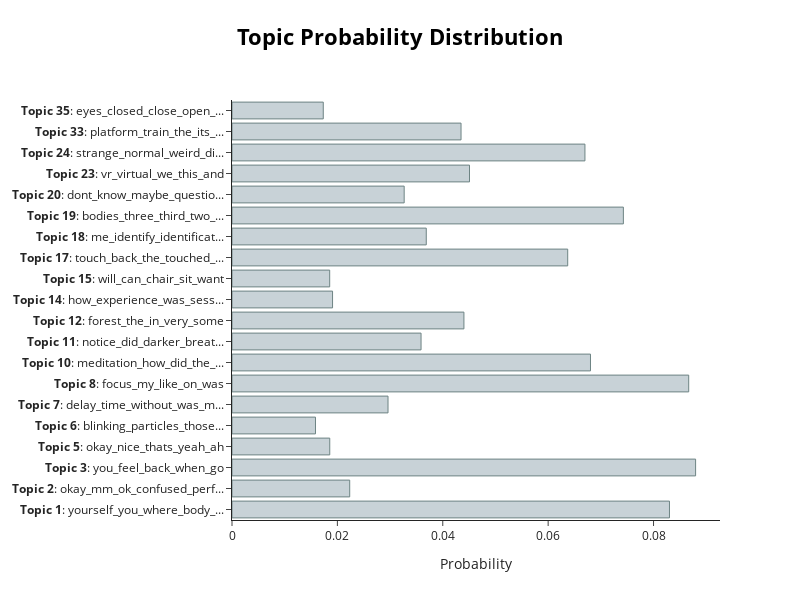

Here is the notebook cell this chart was saved with:
### Code cell
topic_model.visualize_distribution(topic_distr[1])

### Figure 1 — Plotly figure (JSON) as saved in the notebook; plotly's stock layout.template omitted (floating-point values rounded to 4 significant figures)
{"data": [{"marker": {"color": "#C8D2D7", "line": {"color": "#6E8484", "width": 1}}, "orientation": "h", "type": "bar", "x": [0.08302, 0.02234, 0.08798, 0.01855, 0.01585, 0.02961, 0.08667, 0.06803, 0.03588, 0.04402, 0.01908, 0.01854, 0.06371, 0.03687, 0.07428, 0.03268, 0.04507, 0.06698, 0.04347, 0.01732], "y": ["<b>Topic 1</b>: yourself_you_where_body_...", "<b>Topic 2</b>: okay_mm_ok_confused_perf...", "<b>Topic 3</b>: you_feel_back_when_go", "<b>Topic 5</b>: okay_nice_thats_yeah_ah", "<b>Topic 6</b>: blinking_particles_those...", "<b>Topic 7</b>: delay_time_without_was_m...", "<b>Topic 8</b>: focus_my_like_on_was", "<b>Topic 10</b>: meditation_how_did_the_...", "<b>Topic 11</b>: notice_did_darker_breat...", "<b>Topic 12</b>: forest_the_in_very_some", "<b>Topic 14</b>: how_experience_was_sess...", "<b>Topic 15</b>: will_can_chair_sit_want", "<b>Topic 17</b>: touch_back_the_touched_...", "<b>Topic 18</b>: me_identify_identificat...", "<b>Topic 19</b>: bodies_three_third_two_...", "<b>Topic 20</b>: dont_know_maybe_questio...", "<b>Topic 23</b>: vr_virtual_we_this_and", "<b>Topic 24</b>: strange_normal_weird_di...", "<b>Topic 33</b>: platform_train_the_its_...", "<b>Topic 35</b>: eyes_closed_close_open_..."]}], "layout": {"height": 600, "hoverlabel": {"bgcolor": "white", "font": {"family": "Rockwell", "size": 16}}, "title": {"font": {"color": "Black", "size": 22}, "text": "<b>Topic Probability Distribution</b>", "x": 0.5, "xanchor": "center", "y": 0.95, "yanchor": "top"}, "width": 800, "xaxis": {"title": {"text": "Probability"}}}}
